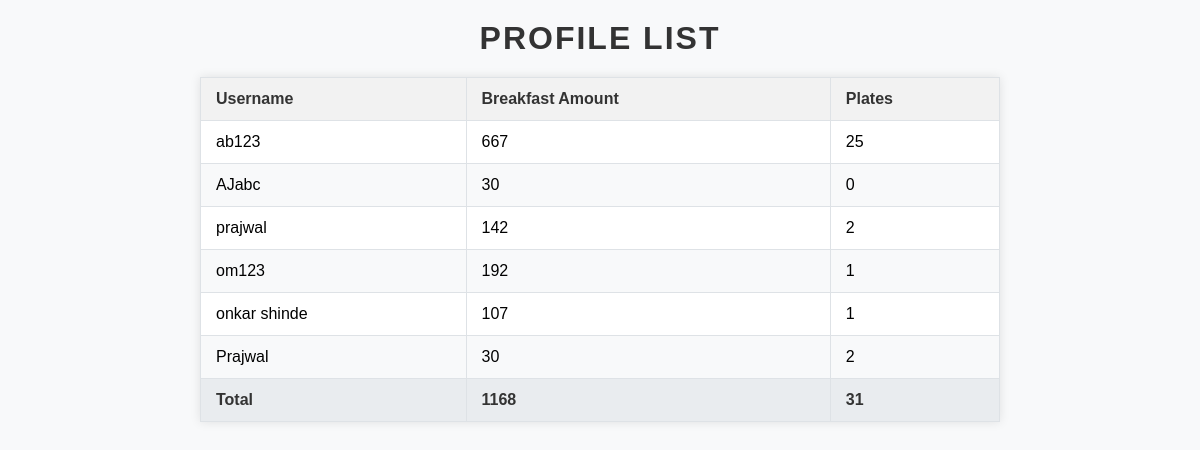
The app's page /profiles/, older data.
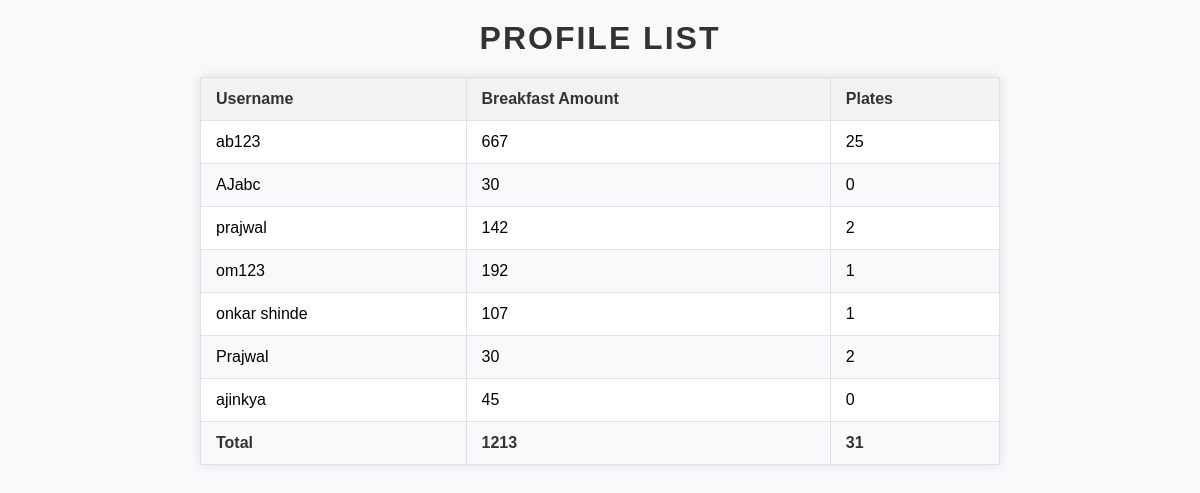
The same page, newer data.
### app1/models.py (models this page shows, shortened)
class Profile(models.Model):
    user = models.OneToOneField(User, on_delete=models.CASCADE)
    breakfast_amt = models.IntegerField(default=0)
    plates = models.IntegerField(default=0)
    lunch_amt = models.IntegerField(default=0)

### app1/views.py (the view)
# urls.py: path('profiles/', views.profile_listPage, name='profile_list'),
def profile_listPage(request):
    profiles = Profile.objects.all()
    total_breakfast_amt = sum(profile.breakfast_amt for profile in profiles)
    total_plates = sum(profile.plates for profile in profiles)
    context = {
        'profiles': profiles,
        'total_breakfast_amt': total_breakfast_amt,
        'total_plates': total_plates,
    }
    return render(request, 'profile_list.html', context)

### templates/profile_list.html (shortened to what this page needs)
<!DOCTYPE html>
<html lang="en">
<head>
</head>
<body>
    <h1>Profile List</h1>
    <table>
        <thead>
            <tr>
                <th>Username</th>
                <th>Breakfast Amount</th>
                <th>Plates</th>
            </tr>
        </thead>
        <tbody>
            {% for profile in profiles %}
                <tr>
                    <td>{{ profile.user.username }}</td>
                    <td>{{ profile.breakfast_amt }}</td>
                    <td>{{ profile.plates }}</td>
                </tr>
            {% endfor %}
            <tr class="total-row">
                <td><strong>Total</strong></td>
                <td>{{ total_breakfast_amt }}</td>
                <td>{{ total_plates }}</td>
            </tr>
        </tbody>
    </table>
</body>
</html>

Row changes from the older to the newer data that the page shows:
added Profile: user.username "ajinkya", breakfast_amt "45", plates "0"
Text that changed along with them:
{{ total_breakfast_amt }}: "1168" → "1213"
